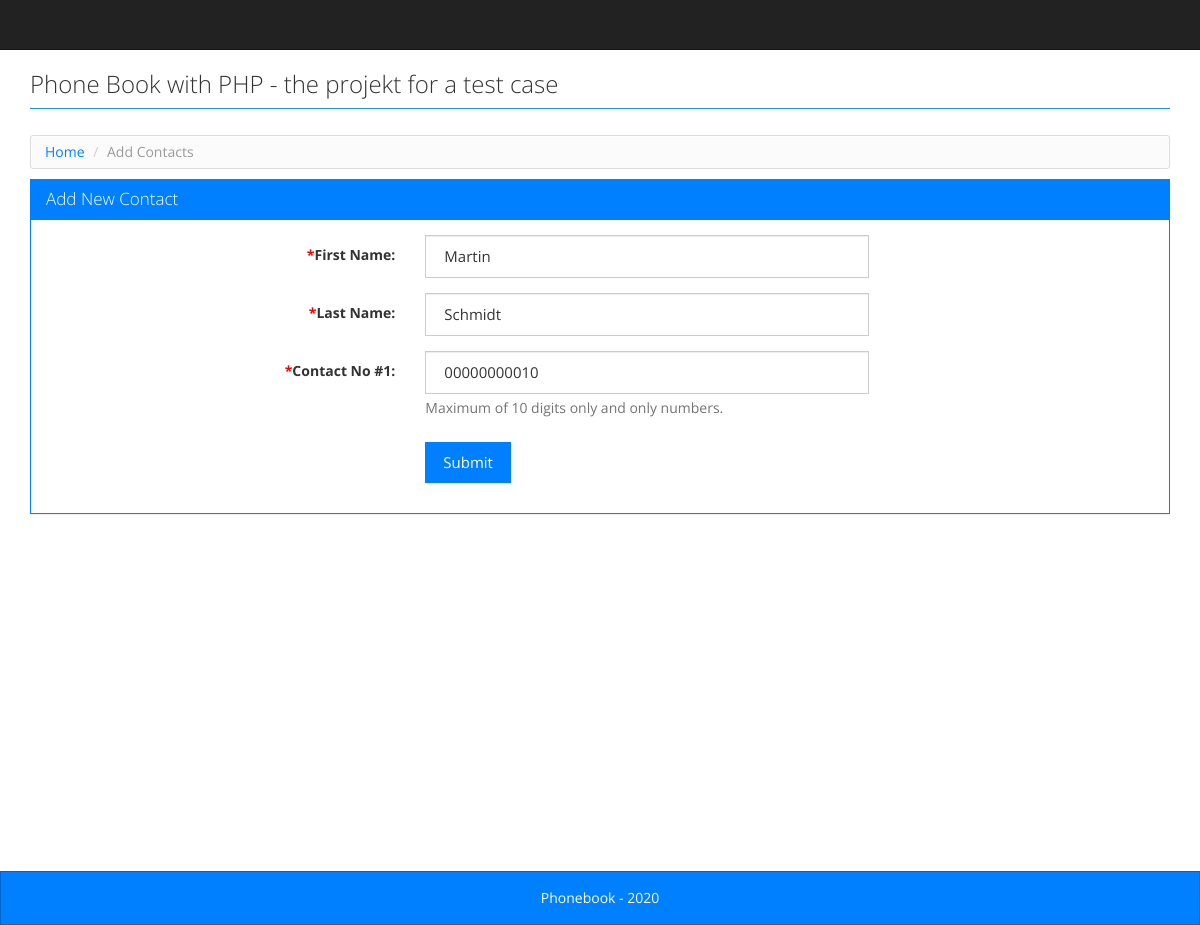
/contacts.php?cid=15, run on the app's committed database.
### tables this page shows
CREATE TABLE `tbl_contacts` (
  `contact_id` int(11) NOT NULL,
  `first_name` varchar(255) NOT NULL,
  `last_name` varchar(255) NOT NULL,
  `contact_no1` varchar(255) NOT NULL
);

### contacts.php (the view, shortened to what this page needs)
<?php
  require_once("config.php");
  include("header.php");
  try {
     $sql = "SELECT * FROM tbl_contacts WHERE 1 AND contact_id = :cid";
     $stmt = $DB->prepare($sql);
     $stmt->bindValue(":cid", intval($_GET["cid"]));
     $stmt->execute();
     $results = $stmt->fetchAll();
  } catch (Exception $ex) {
    echo $ex->getMessage();
  }
?>
  <div class="row">
    <ul class="breadcrumb">
        <li><a href="index.php">Home</a></li>
        <li class="active"><?php echo ($_GET["m"] == "update") ? "Edit" : "Add"; ?> Contacts</li>
      </ul>
  </div>
  <div class="row">
    <div class="panel panel-primary">
      <div class="panel-heading">
        <h3 class="panel-title"><?php echo ($_GET["m"] == "update") ? "Edit" : "Add"; ?> New Contact</h3>
      </div>
      <div class="panel-body">
        <form class="form-horizontal" name="contact_form" id="contact_form" enctype="multipart/form-data" method="post" action="process_form.php">
          <fieldset>
            <div class="form-group">
              <label class="col-lg-4 control-label" for="first_name"><span class="required">*</span>First Name:</label>
              <div class="col-lg-5">
                <input type="text" value="<?php echo $results[0]["first_name"] ?>" placeholder="First Name" id="first_name" class="form-control" name="first_name"><span id="first_name_err" class="error"></span>
              </div>
            </div>
            <div class="form-group">
              <label class="col-lg-4 control-label" for="last_name"><span class="required">*</span>Last Name:</label>
              <div class="col-lg-5">
                <input type="text" value="<?php echo $results[0]["last_name"] ?>" placeholder="Last Name" id="last_name" class="form-control" name="last_name"><span id="last_name_err" class="error"></span>
              </div>
            </div>
            <div class="form-group">
              <label class="col-lg-4 control-label" for="contact_no1"><span class="required">*</span>Contact No #1:</label>
              <div class="col-lg-5">
                <input type="text" value="<?php echo $results[0]["contact_no1"] ?>" placeholder="Contact Number" id="contact_no1" class="form-control" name="contact_no1"><span id="contact_no1_err" class="error"></span>
                <span class="help-block">Maximum of 10 digits only and only numbers.</span>
              </div>
            </div>
            <div class="form-group">
              <div class="col-lg-5 col-lg-offset-4">
                <button class="btn btn-primary" type="submit">Submit</button>
              </div>
            </div>
          </fieldset>
        </form>
      </div>
    </div>
  </div>
<?php
  include("footer.php");
?>

### style.css (style rules this page uses)
html, body { height: 100%; }
body { font-size: 14px; line-height: 18px; }
.mainbody .row { margin: 0px; }
.panel-body { width: 100%; margin: 0 auto; }
.breadcrumb { background-color: #FBFBFB; background-image: -moz-linear-gradient(center top , #FFFFFF, #F5F5F5); background-repeat: repeat-x; border: 1px solid #DDDDDD; border-radius: 3px; box-shadow: 0 1px 0 #FFFFFF inset; list-style: none outside none; margin: 5px 0 10px 0; padding: 7px 14px; }
.breadcrumb li { display: inline-block; text-shadow: 0 1px 0 #FFFFFF; }
.required { color: #f00; }

### data on the page
tbl_contacts: first_name "Martin", last_name "Schmidt", contact_no1 "00000000010"
